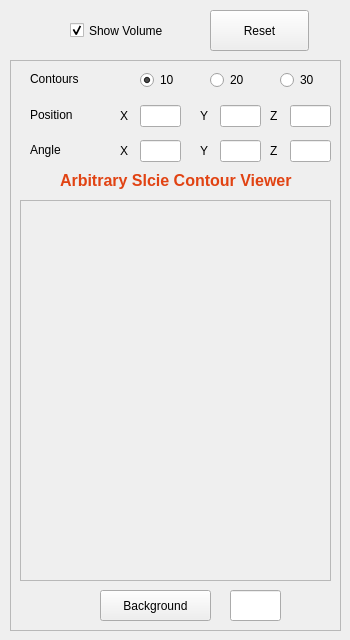
    <widget class="QWidget" name="SliceVolTab2">
     <attribute name="title">
      <string>Slice Vol Arb</string>
     </attribute>
     <widget class="QCheckBox" name="checkArbSliceVolumeEnable">
      <property name="geometry">
       <rect>
        <x>70</x>
        <y>20</y>
        <width>121</width>
        <height>21</height>
       </rect>
      </property>
      <property name="text">
       <string>Show Volume</string>
      </property>
      <property name="checked">
       <bool>true</bool>
      </property>
     </widget>
     <widget class="QFrame" name="frameSliceArb">
      <property name="enabled">
       <bool>true</bool>
      </property>
      <property name="geometry">
       <rect>
        <x>10</x>
        <y>60</y>
        <width>331</width>
        <height>571</height>
       </rect>
      </property>
      <property name="frameShape">
       <enum>QFrame::StyledPanel</enum>
      </property>
      <property name="frameShadow">
       <enum>QFrame::Raised</enum>
      </property>
      <widget class="QLineEdit" name="lineArbSLiceContourColour">
       <property name="geometry">
        <rect>
         <x>220</x>
         <y>530</y>
         <width>51</width>
         <height>31</height>
        </rect>
       </property>
       <property name="readOnly">
        <bool>true</bool>
       </property>
      </widget>
      <widget class="QPushButton" name="buttonArbSliceContourBackground">
       <property name="geometry">
        <rect>
         <x>90</x>
         <y>530</y>
         <width>111</width>
         <height>31</height>
        </rect>
       </property>
       <property name="text">
        <string>Background</string>
       </property>
      </widget>
      <widget class="QLabel" name="label_21">
       <property name="geometry">
        <rect>
         <x>50</x>
         <y>110</y>
         <width>241</width>
         <height>20</height>
        </rect>
       </property>
       <property name="font">
        <font>
         <pointsize>12</pointsize>
         <weight>75</weight>
         <bold>true</bold>
        </font>
       </property>
       <property name="styleSheet">
        <string notr="true">color: rgb(225, 67, 19);</string>
       </property>
       <property name="text">
        <string>Arbitrary Slcie Contour Viewer</string>
       </property>
      </widget>
      <widget class="QFrame" name="frame_2">
       <property name="geometry">
        <rect>
         <x>10</x>
         <y>140</y>
         <width>311</width>
         <height>381</height>
        </rect>
       </property>
       <property name="frameShape">
        <enum>QFrame::StyledPanel</enum>
       </property>
       <property name="frameShadow">
        <enum>QFrame::Raised</enum>
       </property>
       <widget class="QVTKWidget" name="widget_ArbPlanePreview" native="true">
        <property name="geometry">
         <rect>
          <x>10</x>
          <y>10</y>
          <width>291</width>
          <height>361</height>
         </rect>
        </property>
       </widget>
      </widget>
      <widget class="QLabel" name="label_2">
       <property name="geometry">
        <rect>
         <x>20</x>
         <y>10</y>
         <width>67</width>
         <height>17</height>
        </rect>
       </property>
       <property name="text">
        <string>Contours</string>
       </property>
      </widget>
      <widget class="QRadioButton" name="radioArbSliceContourCount30">
       <property name="geometry">
        <rect>
         <x>270</x>
         <y>9</y>
         <width>51</width>
         <height>22</height>
        </rect>
       </property>
       <property name="text">
        <string>30</string>
       </property>
      </widget>
      <widget class="QLineEdit" name="lineArbSlicePosX">
       <property name="geometry">
        <rect>
         <x>130</x>
         <y>45</y>
         <width>41</width>
         <height>22</height>
        </rect>
       </property>
       <property name="readOnly">
        <bool>true</bool>
       </property>
      </widget>
      <widget class="QRadioButton" name="radioArbSliceContourCount20">
       <property name="geometry">
        <rect>
         <x>200</x>
         <y>9</y>
         <width>51</width>
         <height>22</height>
        </rect>
       </property>
       <property name="text">
        <string>20</string>
       </property>
      </widget>
      <widget class="QLabel" name="lablArbSliceMin">
       <property name="geometry">
        <rect>
         <x>190</x>
         <y>45</y>
         <width>16</width>
         <height>21</height>
        </rect>
       </property>
       <property name="text">
        <string>Y</string>
       </property>
      </widget>
      <widget class="QRadioButton" name="radioArbSliceContourCount10">
       <property name="geometry">
        <rect>
         <x>130</x>
         <y>9</y>
         <width>51</width>
         <height>22</height>
        </rect>
       </property>
       <property name="text">
        <string>10</string>
       </property>
       <property name="checked">
        <bool>true</bool>
       </property>
      </widget>
      <widget class="QLineEdit" name="lineArbSlicePosY">
       <property name="geometry">
        <rect>
         <x>210</x>
         <y>45</y>
         <width>41</width>
         <height>22</height>
        </rect>
       </property>
       <property name="readOnly">
        <bool>true</bool>
       </property>
      </widget>
      <widget class="QLabel" name="label_13">
       <property name="geometry">
        <rect>
         <x>20</x>
         <y>80</y>
         <width>51</width>
         <height>20</height>
        </rect>
       </property>
       <property name="text">
        <string>Angle</string>
       </property>
      </widget>
      <widget class="QLineEdit" name="lineArbSliceAngleX">
       <property name="geometry">
        <rect>
         <x>130</x>
         <y>80</y>
         <width>41</width>
         <height>22</height>
        </rect>
       </property>
       <property name="readOnly">
        <bool>true</bool>
       </property>
      </widget>
      <widget class="QLineEdit" name="lineArbSliceAngleY">
       <property name="geometry">
        <rect>
         <x>210</x>
         <y>80</y>
         <width>41</width>
         <height>22</height>
        </rect>
       </property>
       <property name="readOnly">
        <bool>true</bool>
       </property>
      </widget>
      <widget class="QLineEdit" name="lineArbSliceAngleZ">
       <property name="geometry">
        <rect>
         <x>280</x>
         <y>80</y>
         <width>41</width>
         <height>22</height>
        </rect>
       </property>
       <property name="readOnly">
        <bool>true</bool>
       </property>
      </widget>
      <widget class="QLineEdit" name="lineArbSlicePosZ">
       <property name="geometry">
        <rect>
         <x>280</x>
         <y>45</y>
         <width>41</width>
         <height>22</height>
        </rect>
       </property>
       <property name="readOnly">
        <bool>true</bool>
       </property>
      </widget>
      <widget class="QLabel" name="lablArbSliceMin_2">
       <property name="geometry">
        <rect>
         <x>260</x>
         <y>45</y>
         <width>16</width>
         <height>21</height>
        </rect>
       </property>
       <property name="text">
        <string>Z</string>
       </property>
      </widget>
      <widget class="QLabel" name="lablArbSliceMin_3">
       <property name="geometry">
        <rect>
         <x>260</x>
         <y>80</y>
         <width>16</width>
         <height>21</height>
        </rect>
       </property>
       <property name="text">
        <string>Z</string>
       </property>
      </widget>
      <widget class="QLabel" name="lablArbSliceMin_4">
       <property name="geometry">
        <rect>
         <x>190</x>
         <y>80</y>
         <width>16</width>
         <height>21</height>
        </rect>
       </property>
       <property name="text">
        <string>Y</string>
       </property>
      </widget>
      <widget class="QLabel" name="lablArbSliceMin_5">
       <property name="geometry">
        <rect>
         <x>110</x>
         <y>45</y>
         <width>16</width>
         <height>21</height>
        </rect>
       </property>
       <property name="text">
        <string>X</string>
       </property>
      </widget>
      <widget class="QLabel" name="lablArbSliceMin_6">
       <property name="geometry">
        <rect>
         <x>110</x>
         <y>80</y>
         <width>16</width>
         <height>21</height>
        </rect>
       </property>
       <property name="text">
        <string>X</string>
       </property>
      </widget>
      <widget class="QLabel" name="label_46">
       <property name="geometry">
        <rect>
         <x>20</x>
         <y>45</y>
         <width>61</width>
         <height>20</height>
        </rect>
       </property>
       <property name="text">
        <string>Position</string>
       </property>
      </widget>
     </widget>
     <widget class="QPushButton" name="buttonArbReset">
      <property name="geometry">
       <rect>
        <x>210</x>
        <y>10</y>
        <width>99</width>
        <height>41</height>
       </rect>
      </property>
      <property name="text">
       <string>Reset</string>
      </property>
     </widget>
    </widget>
